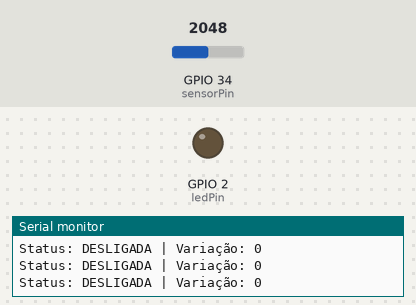
Recording of a program running on a simulated ESP32. Shown: output pins drawn as LEDs (lit = HIGH), the last lines printed to the serial monitor. The inputs (shaded band) are chosen by the test bench; at power-on: GPIO 34 (sensorPin) = 2048. WiFi joins after 1.5 s; servers stay silent unless stated; random numbers use the default seed unless the program sets one; no MQTT or app messages arrive unless stated.

Above: at 1.2 s.
1.3 s: GPIO 34 (sensorPin) set to 2866
At 1.9 s:
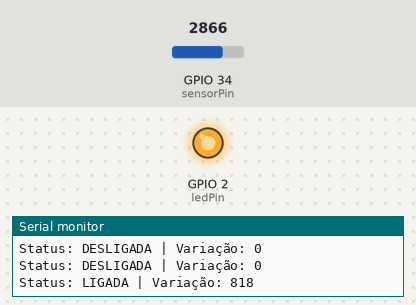
Timing chart, 0 to 4.3 s (numbered marks = the images above; inputs shaded):
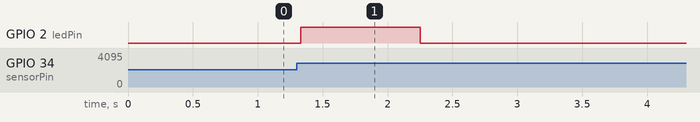

The program:

main.cpp
```cpp
#include <Arduino.h>
#include <WiFi.h>
#include <PubSubClient.h>
#include <freertos/FreeRTOS.h>
#include <freertos/task.h>

// ---------------- CONFIGURAÇÕES DO SENSOR E LED ----------------
const int sensorPin = 34;
const int ledPin = 2;

// ---------------- CONFIGURAÇÕES REDE E MQTT --------------------
const char* ssid = "uaifai-tiradentes";
const char* password = "bemvindoaocesar";
const char* mqtt_server = "172.26.68.103";
const int mqtt_port = 1883;

WiFiClient espClient;
PubSubClient client(espClient);

// ---------------- FILAS E VARIÁVEIS GLOBAIS --------------------
QueueHandle_t sensorQueue;
QueueHandle_t mqttQueue;

volatile bool aparelhoLigado = false;

typedef struct {
    int leitura;
    char status[20];
} SensorData;

const int TAMANHO_MEDIA = 10;
int bufferLeituras[TAMANHO_MEDIA] = {0};
int indiceMedia = 0;
int contadorMedia = 0;

// Variáveis para controle de variação (amplitude)
int minLeitura = 0;
int maxLeitura = 0;
int variacaoAtual = 0;

// Limites de variação para histerese
const int VARIACAO_LIGADO = 100;    // Se amplitude > 100, está ligado
const int VARIACAO_DESLIGADO = 50;  // Se amplitude < 50, está desligado

// ---------------- TAREFAS (TASKS) ------------------------------

// Tarefa 1: Lê o sensor capturando leitura instantânea de corrente
void taskReadSensor(void *pvParameters) {
    SensorData data;
    while (true) {
        // Calcula média de 10 leituras para suavizar ruído
        int soma = 0;
        for (int i = 0; i < 10; i++) {
            soma += analogRead(sensorPin);
            delayMicroseconds(100);
        }

        data.leitura = soma / 10;

        // PENTE FINO 1: Em vez de portMAX_DELAY, esperamos no máximo 10ms.
        // Se a fila estiver cheia (ex: MQTT travado), descartamos a leitura para não travar o ESP32.
        xQueueSend(sensorQueue, &data, pdMS_TO_TICKS(10));

        vTaskDelay(pdMS_TO_TICKS(100));
    }
}

// Tarefa 2: Calcula a variação e aplica Histerese baseada em amplitude
void taskCalcularMedia(void *pvParameters) {
    SensorData received;
    while (true) {
        // Aguarda dados da fila do sensor
        if (xQueueReceive(sensorQueue, &received, portMAX_DELAY)) {

            bufferLeituras[indiceMedia] = received.leitura;
            indiceMedia = (indiceMedia + 1) % TAMANHO_MEDIA;
            contadorMedia++;

            if (contadorMedia >= TAMANHO_MEDIA) {
                // Calcula a variação (amplitude = máximo - mínimo)
                minLeitura = bufferLeituras[0];
                maxLeitura = bufferLeituras[0];
                int soma = 0;

                for (int i = 0; i < TAMANHO_MEDIA; i++) {
                    soma += bufferLeituras[i];
                    if (bufferLeituras[i] < minLeitura) minLeitura = bufferLeituras[i];
                    if (bufferLeituras[i] > maxLeitura) maxLeitura = bufferLeituras[i];
                }

                variacaoAtual = maxLeitura - minLeitura;
                int mediaVariacao = soma / TAMANHO_MEDIA;

                // HISTERESE baseada na VARIAÇÃO (amplitude)
                // Se está ligado, precisa cair muito para considerarmos desligado
                // Se está desligado, precisa subir muito para considerarmos ligado
                if (aparelhoLigado) {
                    if (variacaoAtual < VARIACAO_DESLIGADO) {
                        aparelhoLigado = false;
                    }
                } else {
                    if (variacaoAtual > VARIACAO_LIGADO) {
                        aparelhoLigado = true;
                    }
                }

                if (aparelhoLigado) {
                    digitalWrite(ledPin, HIGH);
                    strcpy(received.status, "ativo");
                } else {
                    digitalWrite(ledPin, LOW);
                    strcpy(received.status, "inativo");
                }

                received.leitura = variacaoAtual; // Envia a variação em vez do valor absoluto

                // Envia para a fila do MQTT sem bloquear o sistema
                xQueueSend(mqttQueue, &received, pdMS_TO_TICKS(10));

                // Reset seguro do contador
                if (contadorMedia > TAMANHO_MEDIA * 2) {
                    contadorMedia = TAMANHO_MEDIA;
                }
            }
        }
    }
}

// Tarefa 3: Print Independente com detalhes de variação
void taskPrintStatus(void *pvParameters) {
    while (true) {
        if (aparelhoLigado) {
            Serial.printf("Status: LIGADA | Variação: %d\n", variacaoAtual);
        } else {
            Serial.printf("Status: DESLIGADA | Variação: %d\n", variacaoAtual);
        }
        vTaskDelay(pdMS_TO_TICKS(500));
    }
}

// Tarefa 4: Gerencia Conexão e MQTT
void taskMQTT(void *pvParameters) {
    SensorData dataToSend;
    char jsonBuffer[100];

    while (true) {
        // Tenta manter o WiFi vivo
        if (WiFi.status() != WL_CONNECTED) {
            WiFi.disconnect();
            WiFi.begin(ssid, password);
            // Aguarda conectar, mas com um limite para não travar infinitamente
            int attempts = 0;
            while (WiFi.status() != WL_CONNECTED && attempts < 10) {
                vTaskDelay(pdMS_TO_TICKS(1000));
                attempts++;
            }
        }

        // Tenta manter o Mosquitto vivo se o WiFi estiver OK
        if (WiFi.status() == WL_CONNECTED && !client.connected()) {
            String clientId = "ESP32-Sensor-" + String(random(0xffff), HEX);
            if (!client.connect(clientId.c_str())) {
                vTaskDelay(pdMS_TO_TICKS(3000)); // Espera antes de tentar de novo
            }
        }

        // Se estiver tudo conectado, consome a fila e publica
        if (client.connected()) {
            // Processa todas as mensagens acumuladas na fila
            while (xQueueReceive(mqttQueue, &dataToSend, 0)) {
                snprintf(jsonBuffer, sizeof(jsonBuffer), "{\"leitura_adc\": %d, \"status\": \"%s\"}",
                         dataToSend.leitura, dataToSend.status);
                client.publish("powerguard/sensores", jsonBuffer);
            }
            client.loop();
        } else {
            // Se estiver desconectado do MQTT, esvazia a fila para não acumular lixo antigo
            xQueueReceive(mqttQueue, &dataToSend, 0);
        }

        vTaskDelay(pdMS_TO_TICKS(50));
    }
}

// ---------------- SETUP E LOOP ---------------------------------

void setup() {
    Serial.begin(115200);
    pinMode(ledPin, OUTPUT);

    client.setServer(mqtt_server, mqtt_port);

    sensorQueue = xQueueCreate(5, sizeof(SensorData));
    mqttQueue = xQueueCreate(5, sizeof(SensorData));

    xTaskCreatePinnedToCore(taskReadSensor, "ReadSensor", 4096, NULL, 1, NULL, 1);
    xTaskCreatePinnedToCore(taskCalcularMedia, "CalcularMedia", 4096, NULL, 1, NULL, 1);
    xTaskCreatePinnedToCore(taskPrintStatus, "PrintStatus", 2048, NULL, 1, NULL, 1);
    xTaskCreatePinnedToCore(taskMQTT, "TaskMQTT", 4096, NULL, 1, NULL, 0);
}

void loop() {
    vTaskDelete(NULL); // Libera a tarefa loop (Economiza recursos já que usamos FreeRTOS)
}
```

Measured:
- after the input at 1.3 s, GPIO 2 (ledPin): LOW → HIGH at once, → LOW 0.92 s later
